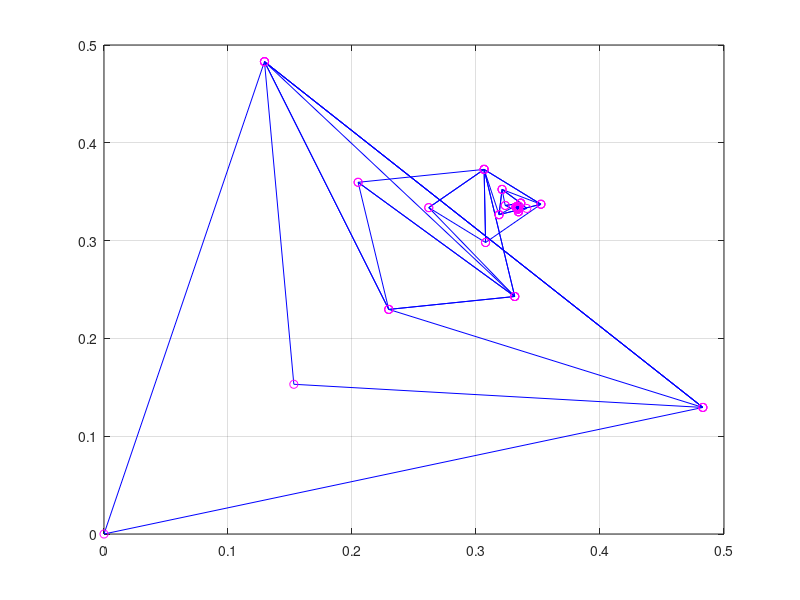

Reproduce this figure in MATLAB.
function Simplex

f = @(X) (1 / 8) * ((X(1) .^ 2) .* X(2) + X(1) .* (X(2) .^ 2) - X(1) .* X(2));

% pradiniai artiniai
X_0 = [0, 0];
X_1 = [1, 1];
X_m = [4 / 10, 7 / 10];

% pasirenkamas pradinis artinys
X0 = X_0;

% pasirenkami parametrai
alpha = 1/2; % reguliuoja pradinio simplekso krastines ilgi
teta = 1; % reguliuoja tieses lygti, breziamos per vidurio taska, ieskant naujos virsunes
% simplekso deformavimo koeficientai
gamma = 1.6; % reguliuoja simplekso ispletima, gamma > 1
beta = 0.5; % reguliuoja simplekso suspaudima, 0 < beta < 1
eta = - 0.5; % reguliuoja simplekso suspaudima, -1 < eta < 0

epsilon = 10 ^ (- 4); % tikslumas

% Pradinio simplekso sudarymas
n = 2; % keliu kintamuju funkcija yra minimizuojama
delta1 = alpha * (sqrt(n + 1) + n - 1) / (n * sqrt(2));
delta2 = alpha * (sqrt(n + 1) - 1) / (n * sqrt(2));

% kitos simplekso virsunes (apskaiciuojame pagal teorine medziaga)
X1 = [X0(1, 1) + delta2, X0(1, 2) + delta1];
X2 = [X0(1, 1) + delta1, X0(1, 2) + delta2];

% funkcijos reiksmes simplekso virsunese
y0 = f(X0);
y1 = f(X1);
y2 = f(X2);

% simplekso virsuniu masyvas
X = [X0; X1; X2];

% funkcijos reiksmiu simplekso virsunese masyvas
y = [y0, y1, y2];

% Pradinio simplekso braizymas:
deltax = [X0(1), X0(1), X1(1); X1(1), X2(1), X2(1)];
deltay = [X0(2), X0(2), X1(2); X1(2), X2(2), X2(2)];
plot(deltax, deltay, 'b');
grid on;
hold on;
plot(X(:, 1), X(:, 2), 'mo'); % atvaizduoja bandymo taskus rutuliukais
hold on;

k = 1; % iteraciju skaitliukas (pradinio simplekso sudarymas = 1 iteracija)
i = 3; % funkcijos kvietimu skaiciaus skaitliukas
kmax = 100; % maksimalus iteraciju skaicius
imax = 100; % maksimalus funkcijos kvietimu skaicius

format short;

% Metodo realizavimas
disp(['   x1   x2    f(x1,x2)    k    (f kv. sk.)']);
disp('-----------------------------------------------');

goal = false;
while ~ goal
    % Randami Xh, Xg, Xl ir funkcijos reiksmes siuose taskuose yh, yg, yl
    [~, nr] = sort(y); % y0, y1, y2 reiksmes isdestomos didejimo tvarka; nr rodys ju numerius masyve y
 
    yl = y(nr(1)); % maziausia y reiksme
    Xl = X(nr(1), :);
 
    yh = y(nr(n + 1)); % didziausia y reiksme
    Xh = X(nr(n + 1), :);
 
    yg = y(nr(n)); % antra pagal dydi y reiksme
    Xg = X(nr(n), :);
 
    % Viduriu tasko Xc ir naujo artinio Xnew apskaiciavimas
    Xc = (Xg + Xl) / 2;
 
    Xnew = Xh + (1 + teta) * (Xc - Xh);
    ynew = f(Xnew);
    i = i + 1;
 
    % Jei bent viena neigiama koordinate, keiciame krypti
    if Xnew(1) <= 0 || Xnew(2) <= 0
        %disp('Neigiama artinio koordinate! Keiciame krypti.');
        teta = - 1 / 2;
        Xnew = Xh + (1 + teta) * (Xc - Xh);
        ynew = f(Xnew);
        i = i + 1;
    endif
 
    % Naujo simplekso sudarymas
    if (yl < ynew) && (ynew < yg)
        teta = 1;
    elseif ynew < yl
        teta = gamma;
        Z = Xh + (1 + teta) * (Xc - Xh);
        yz = f(Z);
        i = i + 1;
        if yz < ynew
            ynew = yz;
            Xnew = Z;
        endif
    elseif ynew > yh
        teta = eta;
        Z = Xh + (1 + teta) * (Xc - Xh);
        Xnew = Z;
        ynew = f(Z);
        i = i + 1;
    elseif (yg < ynew) && (ynew < yh)
        teta = beta;
        Z = Xh + (1 + teta) * (Xc - Xh);
        Xnew = Z;
        ynew = f(Z);
        i = i + 1;
    endif
 
    if Xnew(1) <= 0 || Xnew(2) <= 0
        disp('Neigiama artinio koordinate! Keiciame krypti.');
        teta = - 1 / 2;
        Xnew = Xh + (1 + teta) * (Xc - Xh);
        ynew = f(Xnew);
        i = i + 1;
    endif
 
     fprintf('%f    %f   %f %d   %d', Xnew, ynew, k, i);
 
    count = 0;
 
    if max([norm(Xl - Xg), norm(Xl - Xh), norm(Xg - Xh)]) < epsilon
        disp(' ')
        disp(['Simpleksas tapo mazas (krastiniu ilgiai mazesni uz epsilon=', num2str(epsilon), ')']);
        count = count + 1;
    endif
 
    if max([abs(yl - yg), abs(yl - yh), abs(yg - yh)]) < epsilon
        % used for pretty output
        if ~count
          disp(' ')
        endif  
        disp(['Funkcijos reiksmes simplekso virsunese panasios (tikslumu epsilon=', num2str(epsilon), ')']);
        count = count + 1;
    endif
 
    if i >= imax
        count = count + 1;
        disp(['Pasiektas maksimalus funkciju kvietimu skaicius i=', num2str(imax)]);
        if count == 3
            disp(' ');
            disp('Patenkinamos sustojimo salygos. Skaiciavimai baigiami, nes:');
            disp(['1) simpleksas tapo mazas (krastiniu ilgiai mazesni uz epsilon=', num2str(epsilon), ')']);
            disp(['2) funkcijos reiksmes simplekso virsunes panasios (tikslumu epsilon=', num2str(epsilon), ')']);
            disp(['3) pasiektas maksimalus funkciju kvietimu skaicius=', num2str(imax), ')']);
            goal = true;
        endif
    endif
 
    if k == kmax
        format short;
        disp(['Pasiektas maksimalus iteraciju skaicius k=', num2str(kmax)]);
        break
    endif
 
    k = k + 1;
    % naujas artinys
    X = [Xl; Xg; Xnew];
    % funckijos reiksmes naujame artinyje
    y = [yl, yg, ynew];

 
    % Simplekso braizymas:
    deltax = [Xl(1), Xl(1), Xg(1); Xg(1), Xnew(1), Xnew(1)];
    deltay = [Xl(2), Xl(2), Xg(2); Xg(2), Xnew(2), Xnew(2)];
    plot(deltax, deltay, 'b');
    hold on;
    plot(X(:, 1), X(:, 2), 'mo');
    hold on;
 
    % used for pretty output
    if ~ count
        disp(' ');
    endif
 
endwhile
